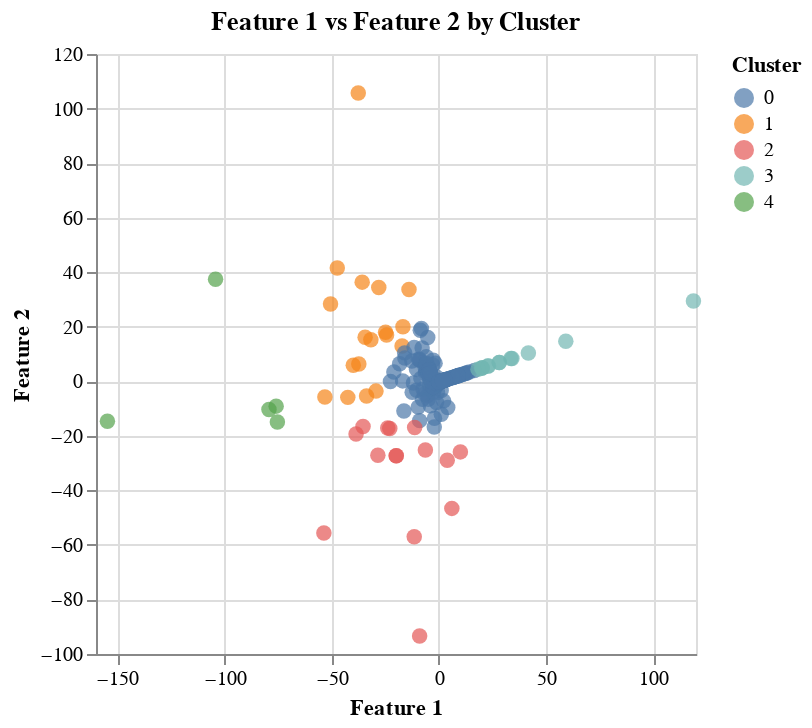

This figure's notebook cell:
### Code cell
kmeans_kwargs = {'init': 'random', 'n_init': 10, 
                 'max_iter': 300, 'random_state':100}
kmeans = KMeans(n_clusters = 5, **kmeans_kwargs)
ae_data["Cluster"] = kmeans.fit_predict(ae_data)
ae_data = ae_data.rename({"0":"Feature 1","1":"Feature 2"}, axis = 1)
ae_chart = alt.Chart(ae_data).mark_circle(size = 60).encode(
    x = alt.X("Feature 1", title = "Feature 1"),
    y = alt.Y("Feature 2", title = "Feature 2"),
    color = alt.Color("Cluster:N")
).properties(title = alt.TitleParams(text = "Feature 1 vs Feature 2 by Cluster"))
ae_chart

### Figure 1 — Vega-Lite specification as saved in the notebook (floating-point values rounded to 4 significant figures; data arrays with more than 128 entries replaced by an {"elided": "..."} marker saying what was removed)
{"config": {"view": {"continuousWidth": 300, "continuousHeight": 300}}, "data": {"name": "data-e128841de8078e51a58a2157aac22ac4"}, "mark": {"type": "circle", "size": 60}, "encoding": {"color": {"field": "Cluster", "type": "nominal"}, "x": {"field": "Feature 1", "title": "Feature 1", "type": "quantitative"}, "y": {"field": "Feature 2", "title": "Feature 2", "type": "quantitative"}}, "title": {"text": "Feature 1 vs Feature 2 by Cluster"}, "$schema": "https://vega.github.io/schema/vega-lite/v5.20.1.json", "datasets": {"data-e128841de8078e51a58a2157aac22ac4": {"elided": "193 records"}}}
